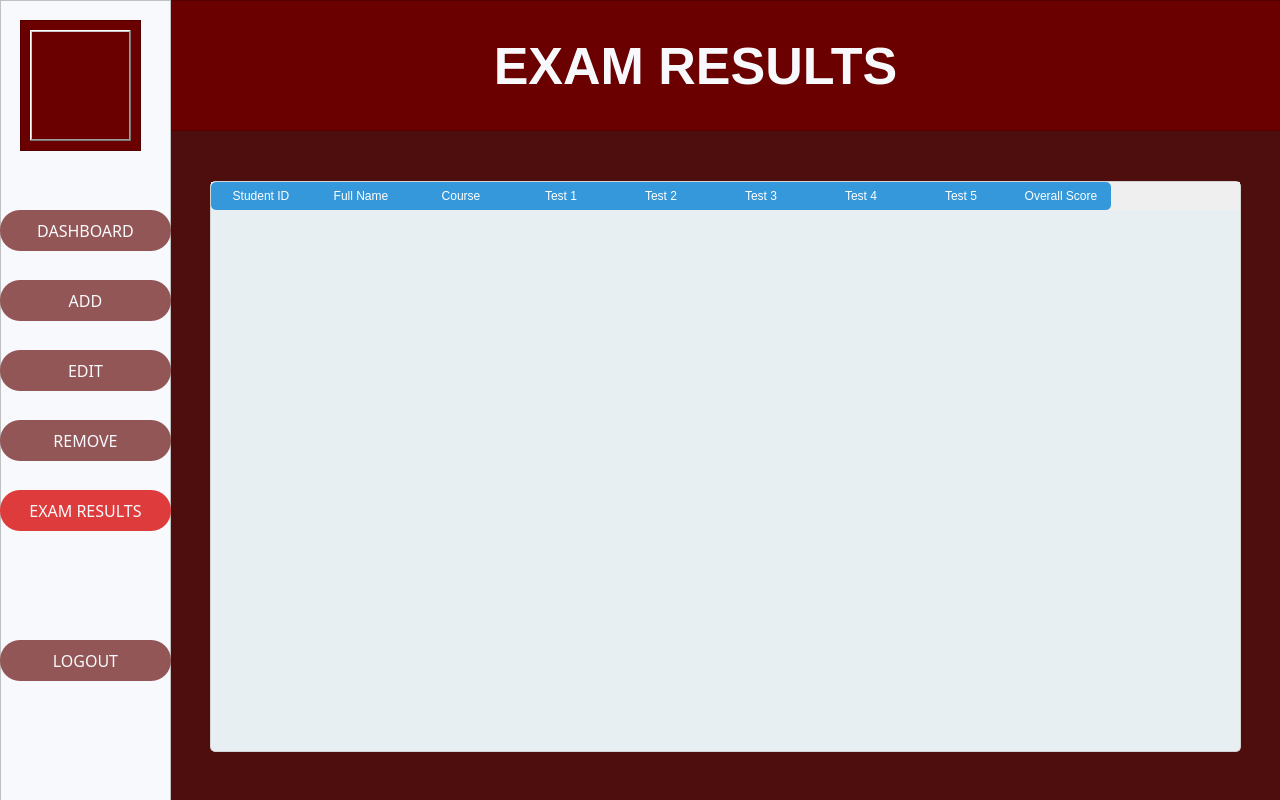
<?xml version="1.0" encoding="UTF-8"?>
<ui version="4.0">
 <class>AdminRemove</class>
 <widget class="QMainWindow" name="AdminRemove">
  <property name="geometry">
   <rect>
    <x>0</x>
    <y>0</y>
    <width>1280</width>
    <height>800</height>
   </rect>
  </property>
  <property name="minimumSize">
   <size>
    <width>1280</width>
    <height>800</height>
   </size>
  </property>
  <property name="maximumSize">
   <size>
    <width>1280</width>
    <height>800</height>
   </size>
  </property>
  <property name="windowTitle">
   <string>MainWindow</string>
  </property>
  <widget class="QWidget" name="centralwidget">
   <property name="styleSheet">
    <string notr="true">QWidget#centralwidget {
	background-color: #4F0E0E;
}</string>
   </property>
   <widget class="QFrame" name="frame1">
    <property name="geometry">
     <rect>
      <x>170</x>
      <y>0</y>
      <width>1111</width>
      <height>131</height>
     </rect>
    </property>
    <property name="styleSheet">
     <string notr="true">QWidget#frame1 {
	background-color: #6A0000;
}</string>
    </property>
    <property name="frameShape">
     <enum>QFrame::StyledPanel</enum>
    </property>
    <property name="frameShadow">
     <enum>QFrame::Raised</enum>
    </property>
    <widget class="QLabel" name="label">
     <property name="geometry">
      <rect>
       <x>170</x>
       <y>30</y>
       <width>711</width>
       <height>71</height>
      </rect>
     </property>
     <property name="font">
      <font>
       <pointsize>39</pointsize>
       <bold>true</bold>
      </font>
     </property>
     <property name="styleSheet">
      <string notr="true">QLabel {
	color: #F8F9FC
}</string>
     </property>
     <property name="text">
      <string>EXAM RESULTS</string>
     </property>
     <property name="alignment">
      <set>Qt::AlignCenter</set>
     </property>
    </widget>
   </widget>
   <widget class="QFrame" name="frame2">
    <property name="geometry">
     <rect>
      <x>0</x>
      <y>0</y>
      <width>171</width>
      <height>801</height>
     </rect>
    </property>
    <property name="styleSheet">
     <string notr="true">QWidget#frame2 {
	background-color: #F8F9FC;
}</string>
    </property>
    <property name="frameShape">
     <enum>QFrame::StyledPanel</enum>
    </property>
    <property name="frameShadow">
     <enum>QFrame::Raised</enum>
    </property>
    <widget class="QPushButton" name="dashboardButton">
     <property name="geometry">
      <rect>
       <x>0</x>
       <y>210</y>
       <width>171</width>
       <height>41</height>
      </rect>
     </property>
     <property name="font">
      <font>
       <family>Century Gothic</family>
       <pointsize>-1</pointsize>
      </font>
     </property>
     <property name="styleSheet">
      <string notr="true">QPushButton {
    background-color: #935656;
    border: none;
    color: #F8F9FC;
    padding: 10px 20px;
    border-radius: 20px;
    font-size: 16px;
}

QPushButton:hover {
    background-color: #DE3C3C;
	color: white;
}</string>
     </property>
     <property name="text">
      <string>DASHBOARD</string>
     </property>
     <property name="autoDefault">
      <bool>false</bool>
     </property>
     <property name="default">
      <bool>false</bool>
     </property>
     <property name="flat">
      <bool>false</bool>
     </property>
    </widget>
    <widget class="QPushButton" name="addButton">
     <property name="geometry">
      <rect>
       <x>0</x>
       <y>280</y>
       <width>171</width>
       <height>41</height>
      </rect>
     </property>
     <property name="font">
      <font>
       <family>Century Gothic</family>
       <pointsize>-1</pointsize>
      </font>
     </property>
     <property name="styleSheet">
      <string notr="true">QPushButton {
    background-color: #935656;
    border: none;
    color: #F8F9FC;
    padding: 10px 20px;
    border-radius: 20px;
    font-size: 16px;
}

QPushButton:hover {
    background-color: #DE3C3C;
	color: white;
}</string>
     </property>
     <property name="text">
      <string>ADD</string>
     </property>
     <property name="autoDefault">
      <bool>false</bool>
     </property>
     <property name="default">
      <bool>false</bool>
     </property>
     <property name="flat">
      <bool>false</bool>
     </property>
    </widget>
    <widget class="QPushButton" name="editButton">
     <property name="geometry">
      <rect>
       <x>0</x>
       <y>350</y>
       <width>171</width>
       <height>41</height>
      </rect>
     </property>
     <property name="font">
      <font>
       <family>Century Gothic</family>
       <pointsize>-1</pointsize>
      </font>
     </property>
     <property name="styleSheet">
      <string notr="true">QPushButton {
    background-color: #935656;
    border: none;
    color: #F8F9FC;
    padding: 10px 20px;
    border-radius: 20px;
    font-size: 16px;
}

QPushButton:hover {
    background-color: #DE3C3C;
	color: white;
}</string>
     </property>
     <property name="text">
      <string>EDIT</string>
     </property>
     <property name="autoDefault">
      <bool>false</bool>
     </property>
     <property name="default">
      <bool>false</bool>
     </property>
     <property name="flat">
      <bool>false</bool>
     </property>
    </widget>
    <widget class="QPushButton" name="removeButton">
     <property name="geometry">
      <rect>
       <x>0</x>
       <y>420</y>
       <width>171</width>
       <height>41</height>
      </rect>
     </property>
     <property name="font">
      <font>
       <family>Century Gothic</family>
       <pointsize>-1</pointsize>
      </font>
     </property>
     <property name="styleSheet">
      <string notr="true">QPushButton {
    background-color: #935656;
    border: none;
    color: #F8F9FC;
    padding: 10px 20px;
    border-radius: 20px;
    font-size: 16px;
}

QPushButton:hover {
    background-color: #DE3C3C;
	color: white;
}</string>
     </property>
     <property name="text">
      <string>REMOVE</string>
     </property>
     <property name="autoDefault">
      <bool>false</bool>
     </property>
     <property name="default">
      <bool>false</bool>
     </property>
     <property name="flat">
      <bool>false</bool>
     </property>
    </widget>
    <widget class="QPushButton" name="logoutButton">
     <property name="geometry">
      <rect>
       <x>0</x>
       <y>640</y>
       <width>171</width>
       <height>41</height>
      </rect>
     </property>
     <property name="font">
      <font>
       <family>Century Gothic</family>
       <pointsize>-1</pointsize>
      </font>
     </property>
     <property name="styleSheet">
      <string notr="true">QPushButton {
    background-color: #935656;
    border: none;
    color: #F8F9FC;
    padding: 10px 20px;
    border-radius: 20px;
    font-size: 16px;
}

QPushButton:hover {
    background-color: #DE3C3C;
	color: white;
}</string>
     </property>
     <property name="text">
      <string>LOGOUT</string>
     </property>
     <property name="autoDefault">
      <bool>false</bool>
     </property>
     <property name="default">
      <bool>false</bool>
     </property>
     <property name="flat">
      <bool>false</bool>
     </property>
    </widget>
    <widget class="QFrame" name="frame">
     <property name="geometry">
      <rect>
       <x>20</x>
       <y>20</y>
       <width>121</width>
       <height>131</height>
      </rect>
     </property>
     <property name="styleSheet">
      <string notr="true">QWidget#frame {
	background-color: #6A0000;
}</string>
     </property>
     <property name="frameShape">
      <enum>QFrame::StyledPanel</enum>
     </property>
     <property name="frameShadow">
      <enum>QFrame::Raised</enum>
     </property>
     <widget class="QLabel" name="adminIcon">
      <property name="geometry">
       <rect>
        <x>10</x>
        <y>10</y>
        <width>101</width>
        <height>111</height>
       </rect>
      </property>
      <property name="frameShape">
       <enum>QFrame::WinPanel</enum>
      </property>
      <property name="frameShadow">
       <enum>QFrame::Raised</enum>
      </property>
      <property name="text">
       <string/>
      </property>
      <property name="pixmap">
       <pixmap>images/exam.png</pixmap>
      </property>
      <property name="scaledContents">
       <bool>true</bool>
      </property>
     </widget>
    </widget>
    <widget class="QPushButton" name="examResultsButton">
     <property name="geometry">
      <rect>
       <x>0</x>
       <y>490</y>
       <width>171</width>
       <height>41</height>
      </rect>
     </property>
     <property name="font">
      <font>
       <family>Century Gothic</family>
       <pointsize>-1</pointsize>
      </font>
     </property>
     <property name="styleSheet">
      <string notr="true">QPushButton {
    background-color: #DE3C3C;
    border: none;
    color: #F8F9FC;
    padding: 10px 20px;
    border-radius: 20px;
    font-size: 16px;
}

QPushButton:hover {
    background-color: #DE3C3C;
	color: white;
}</string>
     </property>
     <property name="text">
      <string>EXAM RESULTS</string>
     </property>
     <property name="autoDefault">
      <bool>false</bool>
     </property>
     <property name="default">
      <bool>false</bool>
     </property>
     <property name="flat">
      <bool>false</bool>
     </property>
    </widget>
   </widget>
   <widget class="QTableWidget" name="tableWidget">
    <property name="geometry">
     <rect>
      <x>210</x>
      <y>181</y>
      <width>1031</width>
      <height>571</height>
     </rect>
    </property>
    <property name="styleSheet">
     <string notr="true">QTableWidget {
    background-color: #E7EFF3;
    border: 1px solid #d3d3d3;
    border-radius: 5px;
}

QTableWidget::item {
    padding: 5px;
}

QTableWidget::item:selected {
    background-color: #a3d2ca;
    color: #ffffff;
}

QTableWidget::item:hover {
    background-color: #e8f6f3;
}

QHeaderView::section {
    background-color: #3498db;
    color: #ffffff;
    padding: 5px;
    border: none;
}

QHeaderView::section:checked {
    background-color: #2ecc71;
}

QHeaderView::section:checked:disabled {
    background-color: #95a5a6;
}

QHeaderView::section::vertical::first {
    border-top-left-radius: 5px;
}

QHeaderView::section::vertical::last {
    border-top-right-radius: 5px;
}

QHeaderView::section::horizontal::first {
    border-top-left-radius: 5px;
    border-bottom-left-radius: 5px;
}

QHeaderView::section::horizontal::last {
    border-top-right-radius: 5px;
    border-bottom-right-radius: 5px;
}
</string>
    </property>
    <column>
     <property name="text">
      <string>Student ID</string>
     </property>
    </column>
    <column>
     <property name="text">
      <string>Full Name</string>
     </property>
    </column>
    <column>
     <property name="text">
      <string>Course</string>
     </property>
    </column>
    <column>
     <property name="text">
      <string>Test 1</string>
     </property>
    </column>
    <column>
     <property name="text">
      <string>Test 2</string>
     </property>
    </column>
    <column>
     <property name="text">
      <string>Test 3</string>
     </property>
    </column>
    <column>
     <property name="text">
      <string>Test 4</string>
     </property>
    </column>
    <column>
     <property name="text">
      <string>Test 5</string>
     </property>
    </column>
    <column>
     <property name="text">
      <string>Overall Score</string>
     </property>
    </column>
   </widget>
  </widget>
 </widget>
 <resources/>
 <connections/>
</ui>
